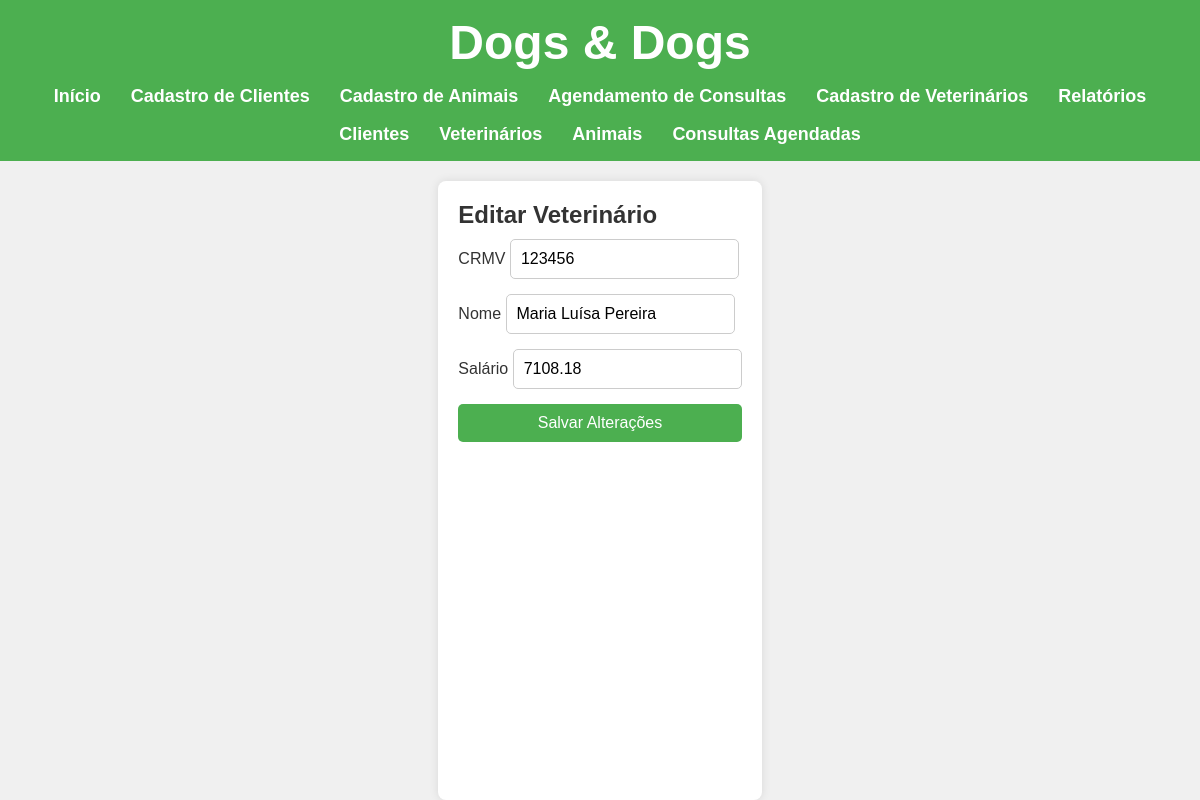
Screenshot of /editar_veterinario/1 with the database file from the repository.
### models.py (models this page shows, shortened)
class Veterinario(Base):
    __tablename__ = 'veterinarios'
    id_veterinario = Column(Integer, primary_key=True)
    crmv = Column(Integer, unique=True)
    nomeVet = Column(String(50), nullable=False, index=True)
    salario = Column(Float, nullable=False)

### app.py (the view, shortened to what this page needs)
@app.route('/editar_veterinario/<int:id_veterinario>', methods=['GET', 'POST'])
def editar_veterinario(id_veterinario):
    veterinario = db_session.query(Veterinario).filter_by(id_veterinario=id_veterinario).first()
    if not veterinario:
        flash("Veterinário não encontrado.", category="error")
        return redirect(url_for('veterinarios'))
    return render_template(
        'editar_veterinario.html',
        veterinario=veterinario
    )

### templates/editar_veterinario.html
{% extends 'base.html' %}
{% block conteudo %}
    <h2>Editar Veterinário</h2>
    <form action="{{ url_for('editar_veterinario', id_veterinario=veterinario.id_veterinario) }}" method="POST">
        <div>
            <label for="form_crmv">CRMV</label>
            <input type="text" id="form_crmv" name="form_crmv" value="{{ veterinario.crmv }}" required>
        </div>
        <div>
            <label for="form_nomeVet">Nome</label>
            <input type="text" id="form_nomeVet" name="form_nomeVet" value="{{ veterinario.nomeVet }}" required>
        </div>
        <div>
            <label for="form_salario">Salário</label>
            <input type="text" id="form_salario" name="form_salario" value="{{ veterinario.salario }}" required>
        </div>
        <button type="submit">Salvar Alterações</button>
    </form>
{% endblock conteudo %}

### static/design.css (style rules this page uses)
* { margin: 0; padding: 0; box-sizing: border-box; font-family: Arial, sans-serif; }
body { background-color: #f0f0f0; color: #333; display: flex; flex-direction: column; min-height: 100vh; }
form { display: flex; flex-direction: column; gap: 15px; margin-top: 10px; }
form input, form button { padding: 10px; font-size: 16px; border: 1px solid #ccc; border-radius: 5px; }
form button { background-color: #4CAF50; color: white; border: none; cursor: pointer; transition: background-color 0.3s ease; }

### rows the page displays
Veterinario: form_crmv "123456", form_nomeVet "Maria Luísa Pereira", form_salario "7108.18"
